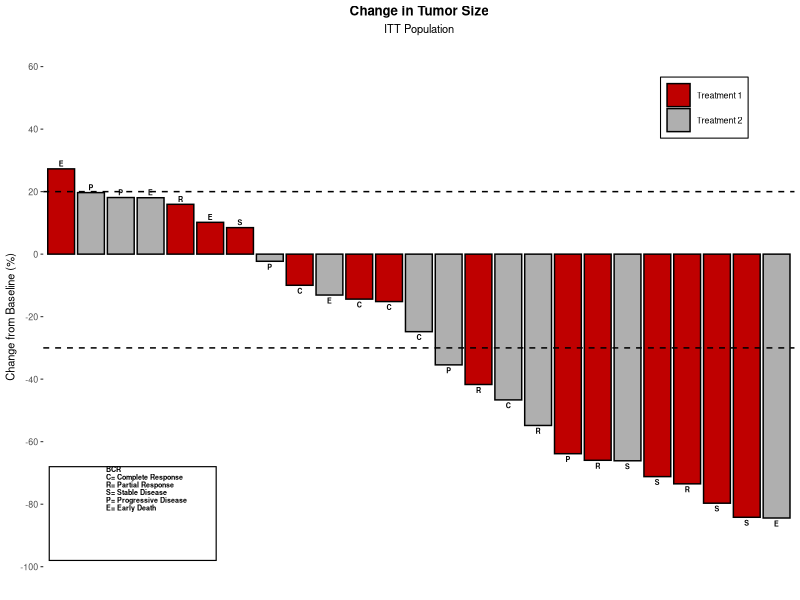
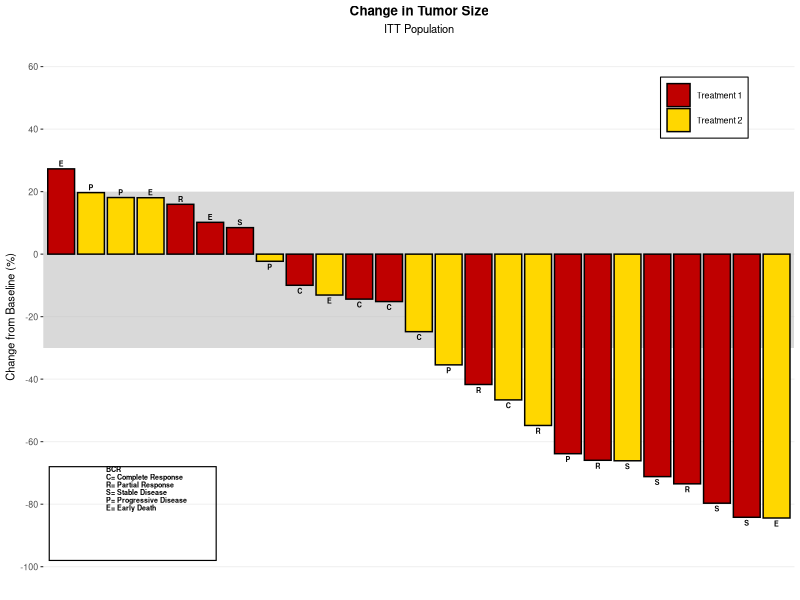

These charts were generated, in order, by the following R code:
out <- Sys.getenv("OUT_DIR")
if (out == "" || is.na(out)) out <- getwd()
dir.create(out, showWarnings = FALSE, recursive = TRUE)

## ---- helpers ----
round_half_up <- function(x, d = 0) {
  m <- 10^d
  sign(x) * floor(abs(x) * m + 0.5) / m
}

## SAS RANUNI(2) : prime modulus 2**31-1 multiplier 397204094
sas_ranuni_seq <- function(init_seed, n) {
  m <- 2147483647
  a <- 397204094
  s <- as.numeric(init_seed)
  u <- numeric(n)
  for (i in seq_len(n)) {
    res <- 0
    base <- s
    y <- a
    while (y > 0) {
      if ((y %% 2) == 1) {
        res <- res + base
        if (res >= m) res <- res - m
      }
      base <- base * 2
      if (base >= m) base <- base - m
      y <- floor(y / 2)
    }
    s <- res
    u[i] <- s / m
  }
  u
}

suppressPackageStartupMessages({
  library(ggplot2)
})

## ---- data TumorSize : do Id=1 to 25 ----
## two RANUNI calls per iteration: change then group
u <- sas_ranuni_seq(2, 50)
u_change <- u[seq(1, 50, by = 2)]
u_group  <- u[seq(2, 50, by = 2)]

Id <- 1:25
Cid <- sprintf("%2d", Id)
Change <- 30 - 120 * u_change
gnum <- as.integer(floor(u_group + 0.5))
Group <- ifelse(gnum == 1, "Treatment 1", "Treatment 2")
Label <- character(25)
for (i in Id) {
  r <- i %% 5
  if (r == 1) Label[i] <- "C"
  if (r == 2) Label[i] <- "R"
  if (r == 3) Label[i] <- "S"
  if (r == 4) Label[i] <- "P"
  if (r == 0) Label[i] <- "E"
}

TumorSize <- data.frame(Id = Id, Cid = Cid, Change = Change,
                        Group = Group, Label = Label, stringsAsFactors = FALSE)
attr(TumorSize$Change, "label") <- "Change from Baseline (%)"

cat("TumorSize generated:", nrow(TumorSize), "rows\n")

## ---- PROC PRINT obs=5 ----
Print5 <- head(TumorSize, 5)
Print5$Obs <- seq_len(nrow(Print5))
Print5 <- Print5[, c("Obs", "Id", "Cid", "Change", "Group", "Label")]

## CSV counterparts (SAS variable names, same case)
csv_print <- data.frame(Obs = Print5$Obs, Id = Print5$Id, Cid = Print5$Cid,
                        Change = Print5$Change, Group = Print5$Group,
                        Label = Print5$Label, stringsAsFactors = FALSE)
write.csv(csv_print, file.path(out, "P100.csv"), row.names = FALSE, na = "")
write.csv(csv_print, file.path(out, "P100_lst.csv"), row.names = FALSE, na = "")
write.csv(csv_print, file.path(out, "sashtml.csv"), row.names = FALSE, na = "")
## aliases to cover naming variants
try(write.csv(csv_print, file.path(out, "P100.lst.csv"), row.names = FALSE, na = ""), silent = TRUE)
try(write.csv(csv_print, file.path(out, "sashtml_htm.csv"), row.names = FALSE, na = ""), silent = TRUE)

## TXT rendering
fmt_best <- function(x) {
  ## emulate BEST12. : up to 12 significant digits
  s <- format(x, digits = 12, scientific = FALSE, trim = TRUE, nsmall = 0)
  trimws(s)
}
hdr <- c("Obs", "Id", "Cid", "Change", "Group", "Label")
lines_p <- c("",
  "Obs    Id    Cid         Change    Group          Label",
  "------------------------------------------------------")
for (k in seq_len(nrow(Print5))) {
  lines_p <- c(lines_p, sprintf("%3d %5d   %3s %14s    %-12s   %s",
    Print5$Obs[k], Print5$Id[k], Print5$Cid[k],
    fmt_best(Print5$Change[k]), Print5$Group[k], Print5$Label[k]))
}
txt_all <- c("PROC PRINT data=TumorSize(obs=5);", "", lines_p, "")
writeLines(txt_all, file.path(out, "P100.txt"))
writeLines(txt_all, file.path(out, "P100_lst.txt"))
writeLines(txt_all, file.path(out, "sashtml.txt"))
try(writeLines(txt_all, file.path(out, "P100.lst.txt")), silent = TRUE)
try(writeLines(txt_all, file.path(out, "sashtml.htm.txt")), silent = TRUE)

cat("Print table written\n")

## ---- sort descending change ----
ord <- order(-TumorSize$Change)
TumorSizeDesc <- TumorSize[ord, , drop = FALSE]

## ---- Figure 1 : TumorSize_SG_V94 ----
## categoryorder=respdesc => descending change left to right
plot1_data <- TumorSize[order(-TumorSize$Change), , drop = FALSE]
plot1_data$CidF <- factor(plot1_data$Cid, levels = plot1_data$Cid)

fill1 <- c("Treatment 1" = "#BF0000", "Treatment 2" = "#AFAFAF")

p1 <- ggplot(plot1_data, aes(x = CidF, y = Change, fill = Group)) +
  geom_col(colour = "black", width = 0.9) +
  geom_hline(yintercept = c(20, -30), linetype = "dashed", colour = "black", linewidth = 0.5) +
  geom_text(aes(label = Label, y = Change),
            vjust = ifelse(plot1_data$Change >= 0, -0.4, 1.4),
            size = 1.8, fontface = "bold", show.legend = FALSE) +
  scale_y_continuous(breaks = seq(60, -100, by = -20), limits = c(-100, 60)) +
  scale_fill_manual(values = fill1) +
  labs(title = "Change in Tumor Size", subtitle = "ITT Population",
       x = NULL, y = "Change from Baseline (%)", fill = NULL) +
  theme_bw(base_size = 8) +
  theme(panel.border = element_blank(),
        panel.grid = element_blank(),
        axis.text.x = element_blank(),
        axis.ticks.x = element_blank(),
        legend.position = c(0.88, 0.88),
        legend.background = element_rect(colour = "black", fill = "white"),
        legend.key.size = unit(0.25, "in"),
        plot.title = element_text(hjust = 0.5, face = "bold"),
        plot.subtitle = element_text(hjust = 0.5)) +
  annotate("text", x = 2.5, y = -82,
           label = "BCR\nC= Complete Response\nR= Partial Response\nS= Stable Disease\nP= Progressive Disease\nE= Early Death",
           size = 1.8, fontface = "bold", hjust = 0, vjust = 0,
           lineheight = 0.9) +
  annotate("rect", xmin = 0.6, xmax = 6.2, ymin = -98, ymax = -68,
           colour = "black", fill = NA, linewidth = 0.4)

ggsave(file.path(out, "tumorsize_sg_v94.png"), p1, width = 5, height = 3, dpi = 300)
cat("Figure 1 saved\n")

plot1_csv <- data.frame(Cid = plot1_data$Cid, Id = plot1_data$Id,
                        Change = plot1_data$Change, Group = plot1_data$Group,
                        Label = plot1_data$Label, stringsAsFactors = FALSE)
write.csv(plot1_csv, file.path(out, "tumorsize_sg_v94.csv"), row.names = FALSE, na = "")

## ---- Figure 2 : TumorSize_Band_SG_V94 ----
plot2_data <- TumorSizeDesc
plot2_data$CidF <- factor(plot2_data$Cid, levels = plot2_data$Cid)

fill2 <- c("Treatment 1" = "#BF0000", "Treatment 2" = "#FFD700")

p2 <- ggplot(plot2_data, aes(x = CidF, y = Change, fill = Group)) +
  annotate("rect", xmin = -Inf, xmax = Inf, ymin = -30, ymax = 20,
           fill = "grey70", alpha = 0.5) +
  geom_col(colour = "black", width = 0.9) +
  geom_text(aes(label = Label, y = Change),
            vjust = ifelse(plot2_data$Change >= 0, -0.4, 1.4),
            size = 1.8, fontface = "bold", show.legend = FALSE) +
  scale_y_continuous(breaks = seq(60, -100, by = -20), limits = c(-100, 60)) +
  scale_fill_manual(values = fill2, labels = c("Treatment 1", "Treatment 2", "Confidence")) +
  labs(title = "Change in Tumor Size", subtitle = "ITT Population",
       x = NULL, y = "Change from Baseline (%)", fill = NULL) +
  theme_bw(base_size = 8) +
  theme(panel.border = element_blank(),
        panel.grid.major.y = element_line(colour = "#F0F0F0"),
        panel.grid.minor = element_blank(),
        panel.grid.major.x = element_blank(),
        axis.text.x = element_blank(),
        axis.ticks.x = element_blank(),
        legend.position = c(0.88, 0.88),
        legend.background = element_rect(colour = "black", fill = "white"),
        legend.key.size = unit(0.25, "in"),
        plot.title = element_text(hjust = 0.5, face = "bold"),
        plot.subtitle = element_text(hjust = 0.5)) +
  annotate("text", x = 2.5, y = -82,
           label = "BCR\nC= Complete Response\nR= Partial Response\nS= Stable Disease\nP= Progressive Disease\nE= Early Death",
           size = 1.8, fontface = "bold", hjust = 0, vjust = 0,
           lineheight = 0.9) +
  annotate("rect", xmin = 0.6, xmax = 6.2, ymin = -98, ymax = -68,
           colour = "black", fill = NA, linewidth = 0.4)

ggsave(file.path(out, "tumorsize_band_sg_v94.png"), p2, width = 5, height = 3, dpi = 300)
cat("Figure 2 saved\n")

plot2_csv <- data.frame(Cid = plot2_data$Cid, Id = plot2_data$Id,
                        Change = plot2_data$Change, Group = plot2_data$Group,
                        Label = plot2_data$Label, stringsAsFactors = FALSE)
write.csv(plot2_csv, file.path(out, "tumorsize_band_sg_v94.csv"), row.names = FALSE, na = "")

cat("Done\n")
